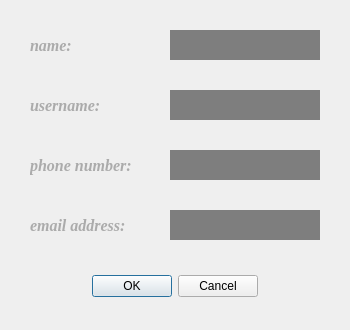
<?xml version="1.0" encoding="UTF-8"?>
<ui version="4.0">
 <class>change_information</class>
 <widget class="QDialog" name="change_information">
  <property name="geometry">
   <rect>
    <x>0</x>
    <y>0</y>
    <width>350</width>
    <height>330</height>
   </rect>
  </property>
  <property name="minimumSize">
   <size>
    <width>350</width>
    <height>330</height>
   </size>
  </property>
  <property name="maximumSize">
   <size>
    <width>350</width>
    <height>330</height>
   </size>
  </property>
  <property name="windowTitle">
   <string>Dialog</string>
  </property>
  <property name="styleSheet">
   <string notr="true"/>
  </property>
  <widget class="QDialogButtonBox" name="buttonBox">
   <property name="geometry">
    <rect>
     <x>92</x>
     <y>270</y>
     <width>166</width>
     <height>32</height>
    </rect>
   </property>
   <property name="cursor">
    <cursorShape>PointingHandCursor</cursorShape>
   </property>
   <property name="styleSheet">
    <string notr="true"/>
   </property>
   <property name="orientation">
    <enum>Qt::Horizontal</enum>
   </property>
   <property name="standardButtons">
    <set>QDialogButtonBox::Cancel|QDialogButtonBox::Ok</set>
   </property>
  </widget>
  <widget class="QLineEdit" name="lineEdit">
   <property name="geometry">
    <rect>
     <x>170</x>
     <y>30</y>
     <width>150</width>
     <height>30</height>
    </rect>
   </property>
   <property name="font">
    <font>
     <family>Georgia</family>
     <pointsize>12</pointsize>
     <weight>75</weight>
     <bold>true</bold>
    </font>
   </property>
   <property name="toolTip">
    <string>name</string>
   </property>
   <property name="styleSheet">
    <string notr="true">background-color: rgb(126, 126, 126);
selection-color: rgb(255, 255, 255);
selection-background-color: rgb(0, 0, 0);
color: rgb(0, 0, 0);</string>
   </property>
   <property name="frame">
    <bool>false</bool>
   </property>
  </widget>
  <widget class="QLabel" name="label_2">
   <property name="geometry">
    <rect>
     <x>30</x>
     <y>90</y>
     <width>91</width>
     <height>30</height>
    </rect>
   </property>
   <property name="font">
    <font>
     <family>Georgia</family>
     <pointsize>12</pointsize>
     <weight>75</weight>
     <italic>true</italic>
     <bold>true</bold>
    </font>
   </property>
   <property name="styleSheet">
    <string notr="true">color: rgb(171, 171, 171);</string>
   </property>
   <property name="text">
    <string>username:</string>
   </property>
  </widget>
  <widget class="QLineEdit" name="lineEdit_2">
   <property name="geometry">
    <rect>
     <x>170</x>
     <y>90</y>
     <width>150</width>
     <height>30</height>
    </rect>
   </property>
   <property name="font">
    <font>
     <family>Georgia</family>
     <pointsize>12</pointsize>
     <weight>75</weight>
     <bold>true</bold>
    </font>
   </property>
   <property name="toolTip">
    <string>username</string>
   </property>
   <property name="styleSheet">
    <string notr="true">background-color: rgb(126, 126, 126);
selection-color: rgb(255, 255, 255);
selection-background-color: rgb(0, 0, 0);
color: rgb(0, 0, 0);</string>
   </property>
   <property name="frame">
    <bool>false</bool>
   </property>
  </widget>
  <widget class="QLineEdit" name="lineEdit_4">
   <property name="geometry">
    <rect>
     <x>170</x>
     <y>210</y>
     <width>150</width>
     <height>30</height>
    </rect>
   </property>
   <property name="font">
    <font>
     <family>Georgia</family>
     <pointsize>12</pointsize>
     <weight>75</weight>
     <bold>true</bold>
    </font>
   </property>
   <property name="toolTip">
    <string>email address</string>
   </property>
   <property name="styleSheet">
    <string notr="true">background-color: rgb(126, 126, 126);
selection-color: rgb(255, 255, 255);
selection-background-color: rgb(0, 0, 0);
color: rgb(0, 0, 0);</string>
   </property>
   <property name="frame">
    <bool>false</bool>
   </property>
  </widget>
  <widget class="QLineEdit" name="lineEdit_3">
   <property name="geometry">
    <rect>
     <x>170</x>
     <y>150</y>
     <width>150</width>
     <height>30</height>
    </rect>
   </property>
   <property name="font">
    <font>
     <family>Georgia</family>
     <pointsize>12</pointsize>
     <weight>75</weight>
     <bold>true</bold>
    </font>
   </property>
   <property name="toolTip">
    <string>phone number</string>
   </property>
   <property name="styleSheet">
    <string notr="true">background-color: rgb(126, 126, 126);
selection-color: rgb(255, 255, 255);
selection-background-color: rgb(0, 0, 0);
color: rgb(0, 0, 0);</string>
   </property>
   <property name="frame">
    <bool>false</bool>
   </property>
  </widget>
  <widget class="QLabel" name="label_3">
   <property name="geometry">
    <rect>
     <x>30</x>
     <y>150</y>
     <width>131</width>
     <height>30</height>
    </rect>
   </property>
   <property name="font">
    <font>
     <family>Georgia</family>
     <pointsize>12</pointsize>
     <weight>75</weight>
     <italic>true</italic>
     <bold>true</bold>
    </font>
   </property>
   <property name="styleSheet">
    <string notr="true">color: rgb(171, 171, 171);</string>
   </property>
   <property name="text">
    <string>phone number:</string>
   </property>
  </widget>
  <widget class="QLabel" name="label_4">
   <property name="geometry">
    <rect>
     <x>30</x>
     <y>210</y>
     <width>131</width>
     <height>30</height>
    </rect>
   </property>
   <property name="font">
    <font>
     <family>Georgia</family>
     <pointsize>12</pointsize>
     <weight>75</weight>
     <italic>true</italic>
     <bold>true</bold>
    </font>
   </property>
   <property name="styleSheet">
    <string notr="true">color: rgb(171, 171, 171);</string>
   </property>
   <property name="text">
    <string>email address:</string>
   </property>
  </widget>
  <widget class="QLabel" name="label">
   <property name="geometry">
    <rect>
     <x>30</x>
     <y>30</y>
     <width>61</width>
     <height>30</height>
    </rect>
   </property>
   <property name="font">
    <font>
     <family>Georgia</family>
     <pointsize>12</pointsize>
     <weight>75</weight>
     <italic>true</italic>
     <bold>true</bold>
    </font>
   </property>
   <property name="styleSheet">
    <string notr="true">color: rgb(171, 171, 171);</string>
   </property>
   <property name="text">
    <string>name:</string>
   </property>
  </widget>
 </widget>
 <resources/>
 <connections>
  <connection>
   <sender>buttonBox</sender>
   <signal>accepted()</signal>
   <receiver>change_information</receiver>
   <slot>accept()</slot>
   <hints>
    <hint type="sourcelabel">
     <x>248</x>
     <y>254</y>
    </hint>
    <hint type="destinationlabel">
     <x>157</x>
     <y>274</y>
    </hint>
   </hints>
  </connection>
  <connection>
   <sender>buttonBox</sender>
   <signal>rejected()</signal>
   <receiver>change_information</receiver>
   <slot>reject()</slot>
   <hints>
    <hint type="sourcelabel">
     <x>316</x>
     <y>260</y>
    </hint>
    <hint type="destinationlabel">
     <x>286</x>
     <y>274</y>
    </hint>
   </hints>
  </connection>
 </connections>
</ui>
